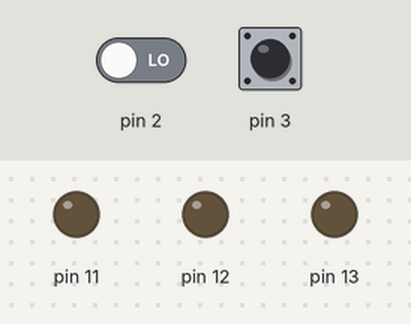
The sketch below on a simulated Arduino Uno, built with avr-gcc and run on an emulated ATmega328P. On the bench: output pins drawn as LEDs (lit = HIGH). Dashed ring = blinking. Inputs (shaded band) come from the test bench; at power-on: pin 3 LOW, pin 2 LOW.

Above: at 1.2 s.
1.3 s: pin 3 pulsed HIGH 5 times (0.12 s each, 0.3 s apart)
At 1.62 s:
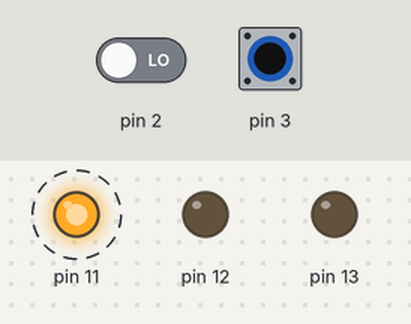
At 3.3 s:
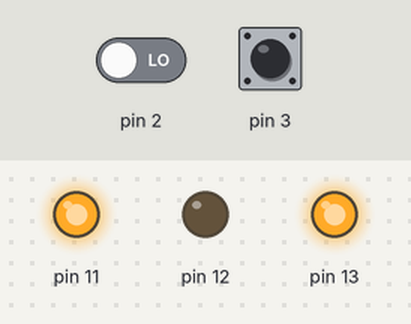
4.3 s: pin 2 driven HIGH
At 5.6 s:
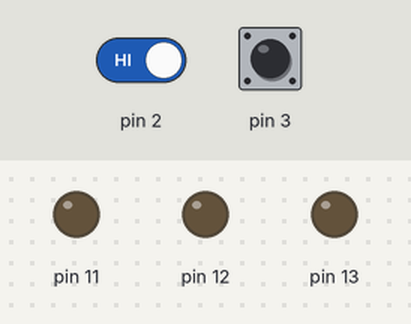
Timing chart, 0 to 7.3 s (numbered marks = the images above; inputs shaded):
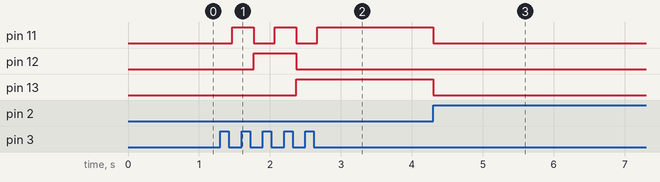

The sketch:

roi_dolev_6_state_machine_with_reset_button_1.ino
```cpp
// State Machine Implemntation

// Changing the LEDs status based on the number of times the Button S1 is pressed.
// Adding "S2" for resetting the state (to initial state).

// NOTE: Currently, this doesn't support working with simultaneous 2 buttons pressing

// You can continue by updating the previous program

// State Machine Implemntation

// Changing the LEDs status based on the number of times the Button S1 is pressed.


// State Machine Implemntation

// Changing the LEDs status based on the number of times the Button S1 is pressed.

// Initializing a global variable state with "initial state 0"
unsigned int state = 0;

void setup()
{
  // Define pins 3,2 as INPUT
  DDRD &= ~0b00001000;
   DDRD &= ~0b00000100;
  // Define pins 11,12,13 as OUTPUTs
  DDRB |= 0b00111000;
}

void loop()
{
  unsigned char btn1, btn2;
  // Extract information about pin 3
  // to find if button is pressed/released
  btn1 = PIND & 0b00001000;
  btn2 = PIND & 0b00000100;
  if (btn2 != 0) // Reset button is pressed
  {
    state = 0; // Reset state to 0
    PORTB &= ~0b00111000; // Turn OFF all LEDs
  }

  if (btn1 != 0) // button is pressed
  {
    delay(50); // basic debouncing after pressing
    // Wait while button is pressed
    // Read the value over and over again..
    while((PIND & 0b00001000) != 0);
    delay(50); // basic debouncing after releasing

    state++; // Increment state by 1
    if (state == 8)
      state = 0; // Return to the initial state
    switch(state){
     case 0:
      PORTB &= ~0b00111000; // Turn OFF 3 LEDS
      if(btn2=!0)
        state=0;
      break;
     case 1:
      PORTB &= ~0b00110000; // Turn OFF LED1, LED2
      PORTB |= 0b00001000; // Turn ON LED3
      break;
     case 2:
      PORTB &= ~0b00101000; // Turn OFF LED1, LED3
      PORTB |= 0b00010000; // Turn ON LED2
      break;
     case 3:
      PORTB &= ~0b00100000; // Turn OFF LED1
      PORTB |= 0b00011000; // Turn ON LED2, LED3
      break;
     case 4:
      PORTB &= ~0b00011000; // Turn OFF LED2, LED3
      PORTB |= 0b00100000; // Turn ON LED1
      break;
     case 5:
      PORTB &= ~0b00010000; // Turn OFF LED2
      PORTB |= 0b00101000; // Turn ON LED1, LED3
      break;
     case 6:
      PORTB &= ~0b00001000; // Turn OFF LED3
      PORTB |= 0b00110000; // Turn ON LED1, LED2
      break;
     case 7:
      PORTB |= 0b00111000; // Turn ON LED1, LED2, LED3
      break;
    }


  }

}
```

Measured:
- after the input at 1.3 s, pin 11: alternates HIGH for 0.30 s and LOW for 0.30 s, 5 changes in all, then stays HIGH, starting after 0.17 s; pin 12: LOW → HIGH after 0.47 s, → LOW 0.60 s later; pin 13: LOW → HIGH after 1.1 s
- after the input at 4.3 s, pin 11, pin 13: HIGH → LOW at once
